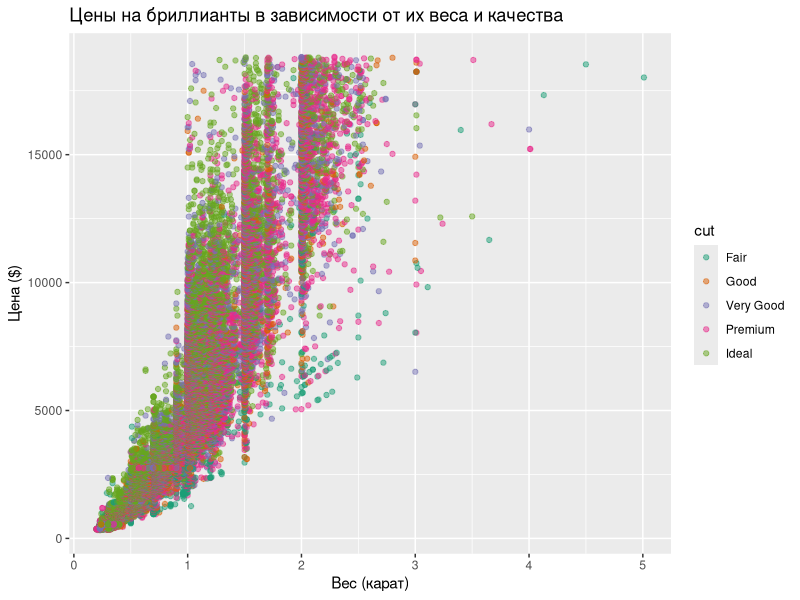
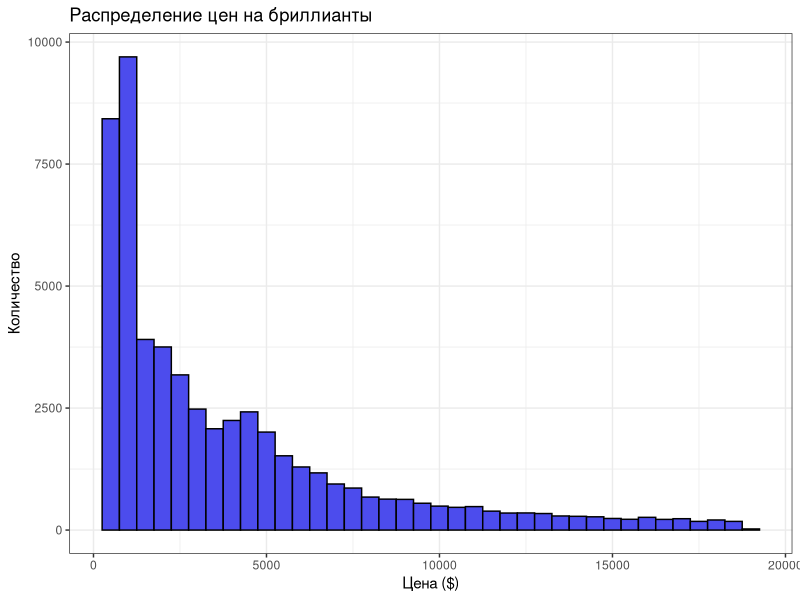

These figures' R source, in order:
library(ggplot2)
library(RColorBrewer)

data("diamonds")

p <- ggplot(diamonds, aes(x = carat, y = price, color = cut)) +
  geom_point(alpha = 0.5) +
  scale_color_brewer(palette = "Dark2") +
  labs(title = "Цены на бриллианты в зависимости от их веса и качества",
       x = "Вес (карат)", y = "Цена ($)") +
  theme_grey()
ggsave("myplot.png", p, dpi = 300)


s <- ggplot(diamonds, aes(x = price)) +
  geom_histogram(binwidth = 500, fill = "#4c4ced", color = "black") +
  scale_fill_brewer(palette = "Set2") +
  labs(title = "Распределение цен на бриллианты",
       x = "Цена ($)", y = "Количество") +
  theme_bw()
ggsave("myplot_2.png", s, dpi = 300)